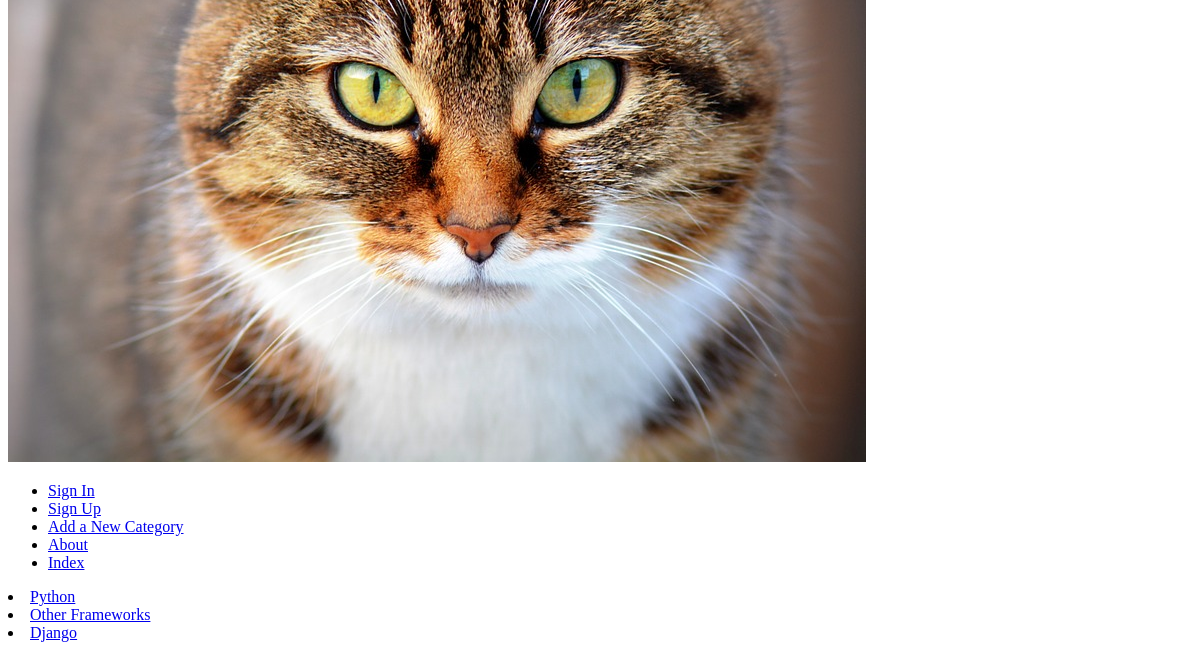
Before: /rango/about/ (lower part) with the older database file.
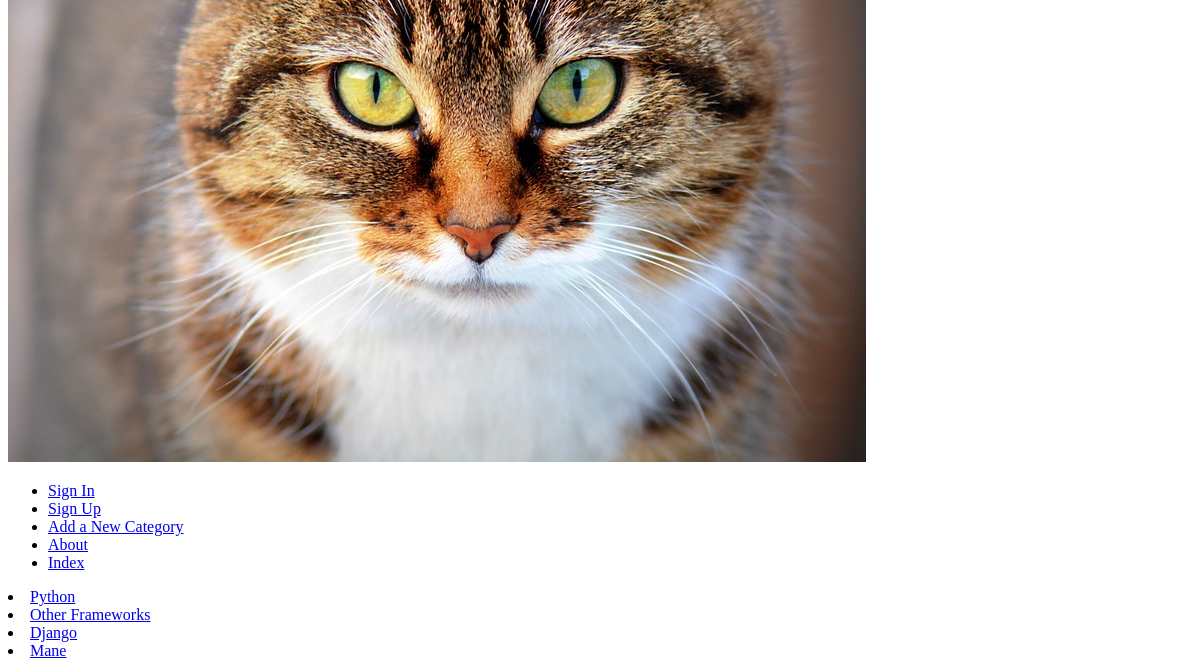
After: the same page with the newer database file.
### rango/models.py (models this page shows, shortened)
class Category(models.Model):
    name = models.CharField(max_length=128, unique=True)
    views = models.IntegerField(default=0)
    likes = models.IntegerField(default=0)
    slug = models.SlugField(unique=True)
    class Meta:
        verbose_name_plural = 'Categories'

### rango/views.py (the view)
# urls.py: url(r'about/$', views.about, name='about'),
def about(request):
    return render(request, 'rango/about.html')

### rango/templatetags/rango_template_tags.py (called while the page is built)
@register.inclusion_tag('rango/cats.html')
def get_category_list(cat=None):
    return {'cats': Category.objects.all(),
        'act_cat': cat}

### templates/rango/about.html (shortened to what this page needs)
<!DOCTYPE html>
{% extends 'rango/base.html' %}
{% load staticfiles %}
 {% block body_block %}
 	This is <strong>Rango's about page</strong>.<br />
 	<a href="/rango/">Click to return to the index page.</a><br />
 	Here's a picture of Rango!<br />
    <img /> <img src="{{ MEDIA_URL}}cat.jpg" alt="Picture of Cat" />
 {% endblock %}

### templates/rango/cats.html
{% for c in cats %}
{% if c == act_cat %}
<li>
<strong>
<a href="{% url 'show_category' c.slug %}">{{ c.name }}</a>
</strong>
</li>
{% else %}
<li>
<a href="{% url 'show_category' c.slug %}">{{ c.name }}</a>
</li>
{% endif %}
{% endfor %}

Changed rows visible on the page:
added Category: name "Mane"
